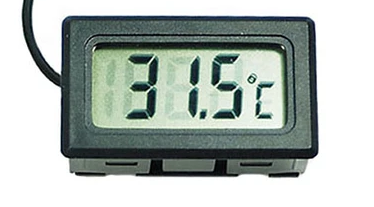
#> input picture EasyOCR-master/thermometer.png, 374 x 207 px
$ python pyTesseractModel.py
#> lines starting #> are read from the running program, lines starting #| are printed output that depends on the picture; after the words box and inside, x2 and y2 are one past the last pixel; in counts of white or black regions, pixels touching at a corner belong together
import cv2
import pytesseract

# Load the image

image = cv2.imread('thermometer.png')
#> image is the input picture: shape (207, 374, 3); mean B, G, R 178.9, 183.5, 174.8

# Convert the image to grayscale
gray = cv2.cvtColor(image, cv2.COLOR_BGR2GRAY)
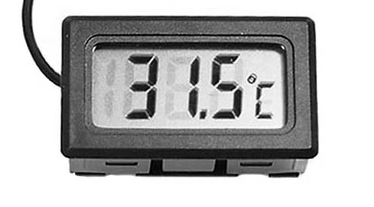
#> gray: shape (207, 374); min 0, max 255, mean 180.4

# Apply some preprocessing
gray = cv2.threshold(gray, 0, 255, cv2.THRESH_BINARY_INV + cv2.THRESH_OTSU)[1]
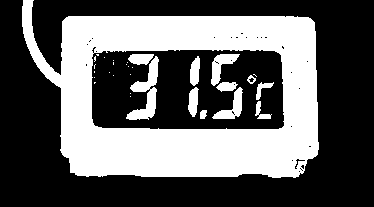
#> gray: shape (207, 374); 38.1% white; 31 white regions (19 under 20 px), largest, box (x1, y1, x2, y2) and area: (22, 0, 319, 178) 26628, (126, 56, 159, 120) 844, (211, 54, 240, 86) 394

# Use pytesseract to extract text
custom_config = r'--oem 3 --psm 6 -c tessedit_char_whitelist=0123456789.C°'  # only digits, decimal point, and Celsius symbol
#> (the run stopped early here; a loop or call above may not have finished)
